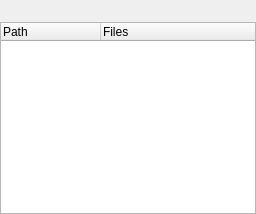
               <widget class="QWidget" name="inputsTabWidgetPage1">
                <attribute name="icon">
                 <iconset resource="../ema.qrc">
                  <normaloff>:/icons/22x22/system-file-manager.png</normaloff>:/icons/22x22/system-file-manager.png</iconset>
                </attribute>
                <attribute name="title">
                 <string/>
                </attribute>
                <attribute name="toolTip">
                 <string>Folders</string>
                </attribute>
                <layout class="QVBoxLayout" name="verticalLayout_7">
                 <property name="spacing">
                  <number>0</number>
                 </property>
                 <property name="margin">
                  <number>0</number>
                 </property>
                 <item>
                  <widget class="QWidget" name="foldersToolbarWidget" native="true">
                   <layout class="QHBoxLayout" name="horizontalLayout_2">
                    <property name="spacing">
                     <number>0</number>
                    </property>
                    <property name="margin">
                     <number>0</number>
                    </property>
                    <item>
                     <spacer name="horizontalSpacer_3">
                      <property name="orientation">
                       <enum>Qt::Horizontal</enum>
                      </property>
                      <property name="sizeHint" stdset="0">
                       <size>
                        <width>131</width>
                        <height>20</height>
                       </size>
                      </property>
                     </spacer>
                    </item>
                    <item>
                     <widget class="QPushButton" name="filesLoadButton">
                      <property name="toolTip">
                       <string>Add a directory to managed directories list</string>
                      </property>
                      <property name="text">
                       <string/>
                      </property>
                      <property name="icon">
                       <iconset resource="../ema.qrc">
                        <normaloff>:/icons/16x16/list-add.png</normaloff>:/icons/16x16/list-add.png</iconset>
                      </property>
                      <property name="iconSize">
                       <size>
                        <width>16</width>
                        <height>16</height>
                       </size>
                      </property>
                      <property name="shortcut">
                       <string>Ctrl+O</string>
                      </property>
                      <property name="flat">
                       <bool>true</bool>
                      </property>
                     </widget>
                    </item>
                    <item>
                     <widget class="QPushButton" name="filesClearButton">
                      <property name="toolTip">
                       <string>Remove selected directory</string>
                      </property>
                      <property name="text">
                       <string/>
                      </property>
                      <property name="icon">
                       <iconset resource="../ema.qrc">
                        <normaloff>:/icons/16x16/list-remove.png</normaloff>:/icons/16x16/list-remove.png</iconset>
                      </property>
                      <property name="iconSize">
                       <size>
                        <width>16</width>
                        <height>16</height>
                       </size>
                      </property>
                      <property name="flat">
                       <bool>true</bool>
                      </property>
                     </widget>
                    </item>
                   </layout>
                  </widget>
                 </item>
                 <item>
                  <widget class="QTreeWidget" name="filesTreeWidget">
                   <property name="contextMenuPolicy">
                    <enum>Qt::CustomContextMenu</enum>
                   </property>
                   <property name="toolTip">
                    <string>Managed file list</string>
                   </property>
                   <property name="expandsOnDoubleClick">
                    <bool>false</bool>
                   </property>
                   <column>
                    <property name="text">
                     <string>Path</string>
                    </property>
                    <property name="icon">
                     <iconset resource="../ema.qrc">
                      <normaloff>:/icons/16x16/view-list-tree.png</normaloff>:/icons/16x16/view-list-tree.png</iconset>
                    </property>
                   </column>
                   <column>
                    <property name="text">
                     <string>Files</string>
                    </property>
                   </column>
                  </widget>
                 </item>
                </layout>
               </widget>
